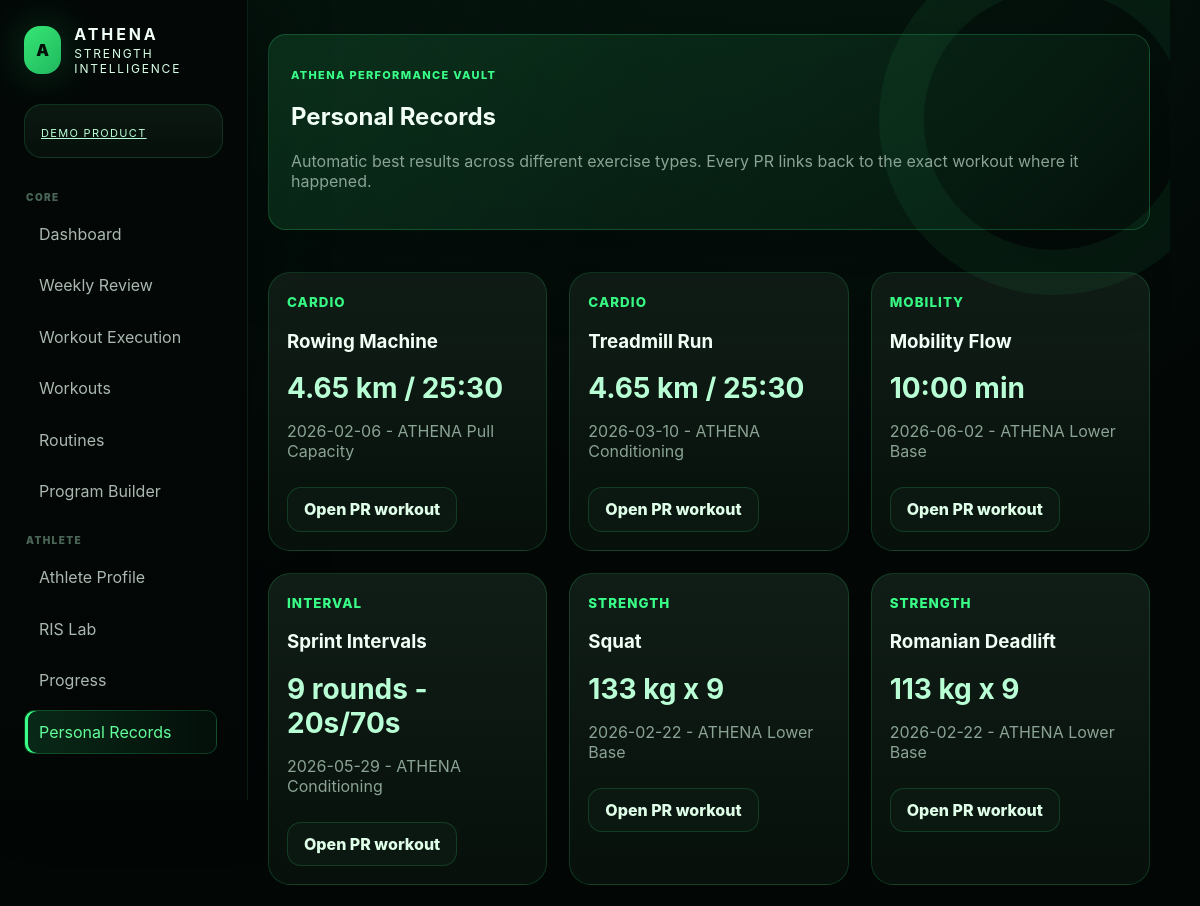
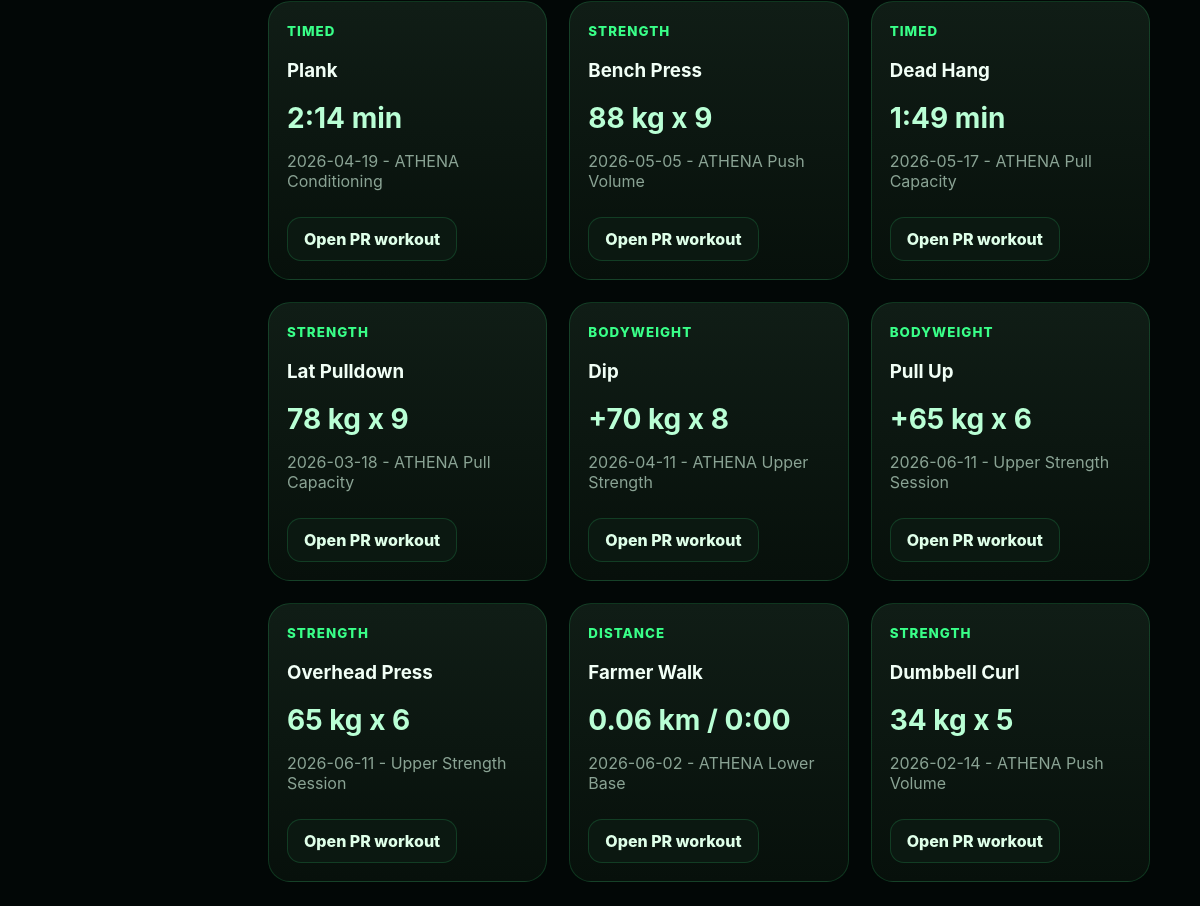
Page /records on the committed database (2 pictures, top to bottom).
### tables this page shows
CREATE TABLE workout_sets(
            id INTEGER PRIMARY KEY AUTOINCREMENT,
            workout_exercise_id INTEGER,
            set_number INTEGER,
            weight REAL,
            reps INTEGER,
            rpe REAL,
            set_type TEXT DEFAULT 'Working',
            notes TEXT DEFAULT ''
        , additional_weight REAL DEFAULT 0, duration_seconds INTEGER DEFAULT 0, distance_m REAL DEFAULT 0, calories REAL DEFAULT 0, avg_hr INTEGER DEFAULT 0, rounds INTEGER DEFAULT 0, work_seconds INTEGER DEFAULT 0, rest_seconds INTEGER DEFAULT 0, estimated_1rm REAL DEFAULT 0.0);

CREATE TABLE exercises(
            id INTEGER PRIMARY KEY AUTOINCREMENT,
            name TEXT NOT NULL,
            muscle_group TEXT NOT NULL,
            equipment TEXT NOT NULL DEFAULT 'Barbell',
            notes TEXT DEFAULT '',
            is_custom INTEGER DEFAULT 1
        , image_path TEXT DEFAULT '', description TEXT DEFAULT '', difficulty TEXT DEFAULT 'Intermediate', primary_muscle TEXT DEFAULT '', secondary_muscles TEXT DEFAULT '', instructions TEXT DEFAULT '', cues TEXT DEFAULT '', common_mistakes TEXT DEFAULT '', ris_tag TEXT DEFAULT 'Strength', exercise_type TEXT DEFAULT 'Strength', metric_hint TEXT DEFAULT 'Weight + reps', media_url TEXT DEFAULT '', movement_pattern TEXT DEFAULT '', athena_identity TEXT DEFAULT 'Performance Engine movement');

CREATE TABLE workouts(
            id INTEGER PRIMARY KEY AUTOINCREMENT,
            name TEXT NOT NULL,
            date TEXT NOT NULL,
            routine_id INTEGER,
            source TEXT DEFAULT 'ATHENA',
            duration_min INTEGER DEFAULT 60,
            bodyweight REAL,
            readiness INTEGER DEFAULT 7,
            mood TEXT DEFAULT 'Good',
            notes TEXT DEFAULT '',
            hevy_id TEXT
        , fatigue INTEGER DEFAULT 4, focus INTEGER DEFAULT 7);

### app.py (the view)
@app.route('/records')
def records():
    return render_template('records.html', records=personal_records(50))

### app.py (called while the page is built)
def db():
    conn = sqlite3.connect(DB_PATH)
    conn.row_factory = sqlite3.Row
    return conn

def q(sql, params=(), one=False, commit=False):
    with db() as conn:
        cur = conn.execute(sql, params)
        if commit:
            conn.commit()
        return (cur.fetchone() if one else cur.fetchall())

@app.context_processor
def inject():
    return dict(MUSCLES=MUSCLES, MOODS=MOODS, SEXES=SEXES, DIFFICULTY=DIFFICULTY, EXERCISE_TYPES=EXERCISE_TYPES, today=datetime.date.today().isoformat())

@app.context_processor
def athena_v116_context():
    return dict(
        athlete_rank_from_xp=athlete_rank_from_xp,
        streak_system_v2=streak_system_v2,
        profile_completion_score=profile_completion_score,
        skill_tree_view_data=skill_tree_view_data,
        featured_achievements=featured_achievements,
        upcoming_goals_data=upcoming_goals_data,
        smart_training_suggestion_v2=smart_training_suggestion_v2,
        dashboard_mission_v2=dashboard_mission_v2,
    )

### templates/records.html
{% extends 'base.html' %}{% block title %}Personal Records{% endblock %}{% block content %}
<div class="card hero"><p class="eyebrow">ATHENA performance vault</p><h2>Personal Records</h2><p class="muted">Automatic best results across different exercise types. Every PR links back to the exact workout where it happened.</p></div><br>
<div class="record-grid">
{% for r in records %}<div class="record-card"><small>{{r.type}}</small><h3>{{r.name}}</h3><b>{{r.display}}</b><p class="muted">{{r.workout_date}} - {{r.workout_name}}</p><a class="btn nav-link" href="{{url_for('workout_detail', wid=r.workout_id)}}">Open PR workout</a></div>{% else %}<div class="empty">No records yet. Log a workout first.</div>{% endfor %}
</div>
{% endblock %}

### rows in the picture
workout_sets: type "CARDIO", name "Rowing Machine", display "4.65 km / 25:30", workout_date "2026-02-06", workout_name "ATHENA Pull Capacity"
workout_sets: type "CARDIO", name "Treadmill Run", display "4.65 km / 25:30", workout_date "2026-03-10", workout_name "ATHENA Conditioning"
workout_sets: type "MOBILITY", name "Mobility Flow", display "10:00 min", workout_date "2026-06-02", workout_name "ATHENA Lower Base"
workout_sets: type "INTERVAL", name "Sprint Intervals", display "9 rounds - 20s/70s", workout_date "2026-05-29", workout_name "ATHENA Conditioning"
workout_sets: type "STRENGTH", name "Squat", display "133 kg x 9", workout_date "2026-02-22", workout_name "ATHENA Lower Base"
workout_sets: type "STRENGTH", name "Romanian Deadlift", display "113 kg x 9", workout_date "2026-02-22", workout_name "ATHENA Lower Base"
workout_sets: type "TIMED", name "Plank", display "2:14 min", workout_date "2026-04-19", workout_name "ATHENA Conditioning"
workout_sets: type "STRENGTH", name "Bench Press", display "88 kg x 9", workout_date "2026-05-05", workout_name "ATHENA Push Volume"
workout_sets: type "TIMED", name "Dead Hang", display "1:49 min", workout_date "2026-05-17", workout_name "ATHENA Pull Capacity"
workout_sets: type "STRENGTH", name "Lat Pulldown", display "78 kg x 9", workout_date "2026-03-18", workout_name "ATHENA Pull Capacity"
workout_sets: type "BODYWEIGHT", name "Dip", display "+70 kg x 8", workout_date "2026-04-11", workout_name "ATHENA Upper Strength"
workout_sets: type "BODYWEIGHT", name "Pull Up", display "+65 kg x 6", workout_date "2026-06-11", workout_name "Upper Strength Session"
workout_sets: type "STRENGTH", name "Overhead Press", display "65 kg x 6", workout_date "2026-06-11", workout_name "Upper Strength Session"
workout_sets: type "DISTANCE", name "Farmer Walk", display "0.06 km / 0:00", workout_date "2026-06-02", workout_name "ATHENA Lower Base"
workout_sets: type "STRENGTH", name "Dumbbell Curl", display "34 kg x 5", workout_date "2026-02-14", workout_name "ATHENA Push Volume"
